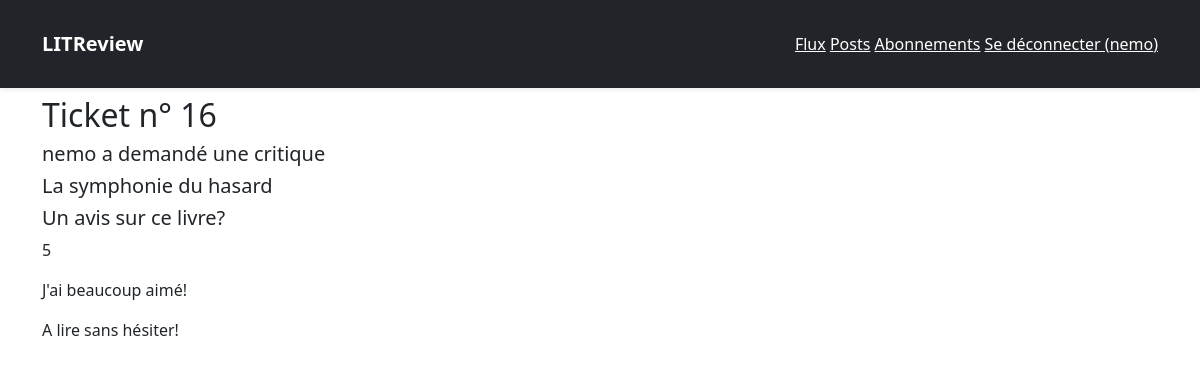
/reviews/16/ (signed in), run on an earlier commit of the app's database.
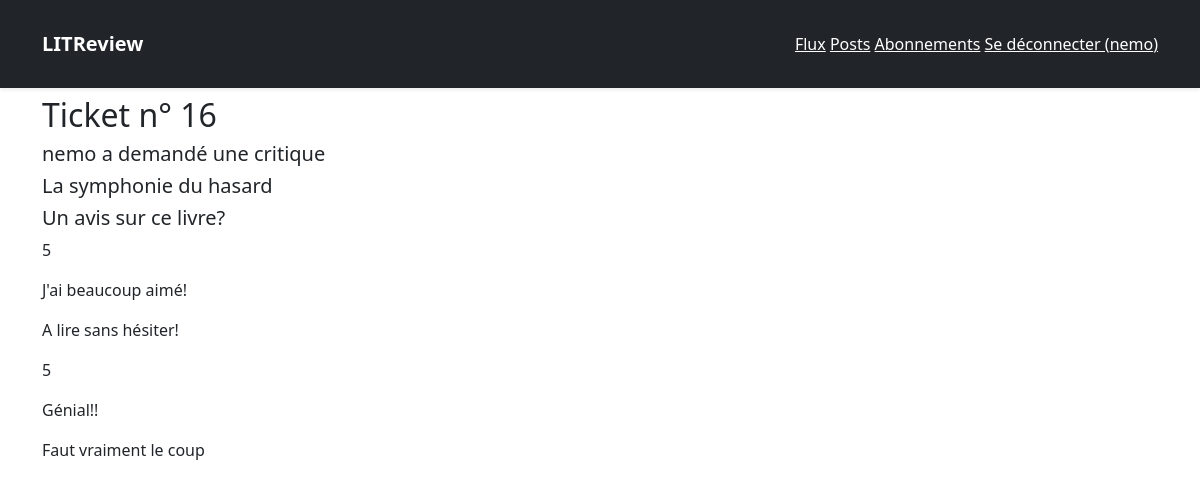
And on a later commit of the database.
### reviews/models.py (models this page shows)
class Review(models.Model):
    ticket = models.ForeignKey(Ticket, on_delete=models.CASCADE)
    rating = models.PositiveSmallIntegerField(
        validators=[MinValueValidator(0), MaxValueValidator(5)])
    user = models.ForeignKey(settings.AUTH_USER_MODEL,
                             on_delete=models.CASCADE)
    headline = models.CharField(max_length=128)
    body = models.TextField(max_length=8192, blank=True)
    time_created = models.DateTimeField(auto_now_add=True)

### reviews/views.py (the view)
# urls.py: path('<int:ticket_id>/', views.view_ticket, name='viewticket'),
@login_required
def view_ticket(request, ticket_id):
    ticket = get_object_or_404(Ticket, pk=ticket_id)
    return render(request, 'reviews/viewticket.html', locals())

### reviews/templates/reviews/viewticket.html
{% extends 'base.html' %}
{% block content %}
<div class="align-center">
    <h2>Ticket n° {{ ticket.id }}</h2>
</div>
<div>
    <h5>{{ ticket.user }} a demandé une critique</h5>
    <h5>{{ ticket.title }}</h5>
    <h5>{{ ticket.description }}</h5>
</div>
<div>
    {% for review in ticket.review_set.all %}
        <p>{{ review.rating }}</p>
        <p>{{ review.headline }}</p>
        <p>{{ review.body }}</p>
    {% endfor %}
</div>
{% endblock content %}

What changed in the data, as far as the page shows it:
added Review: rating "5", headline "Génial!!", body "Faut vraiment le coup"
